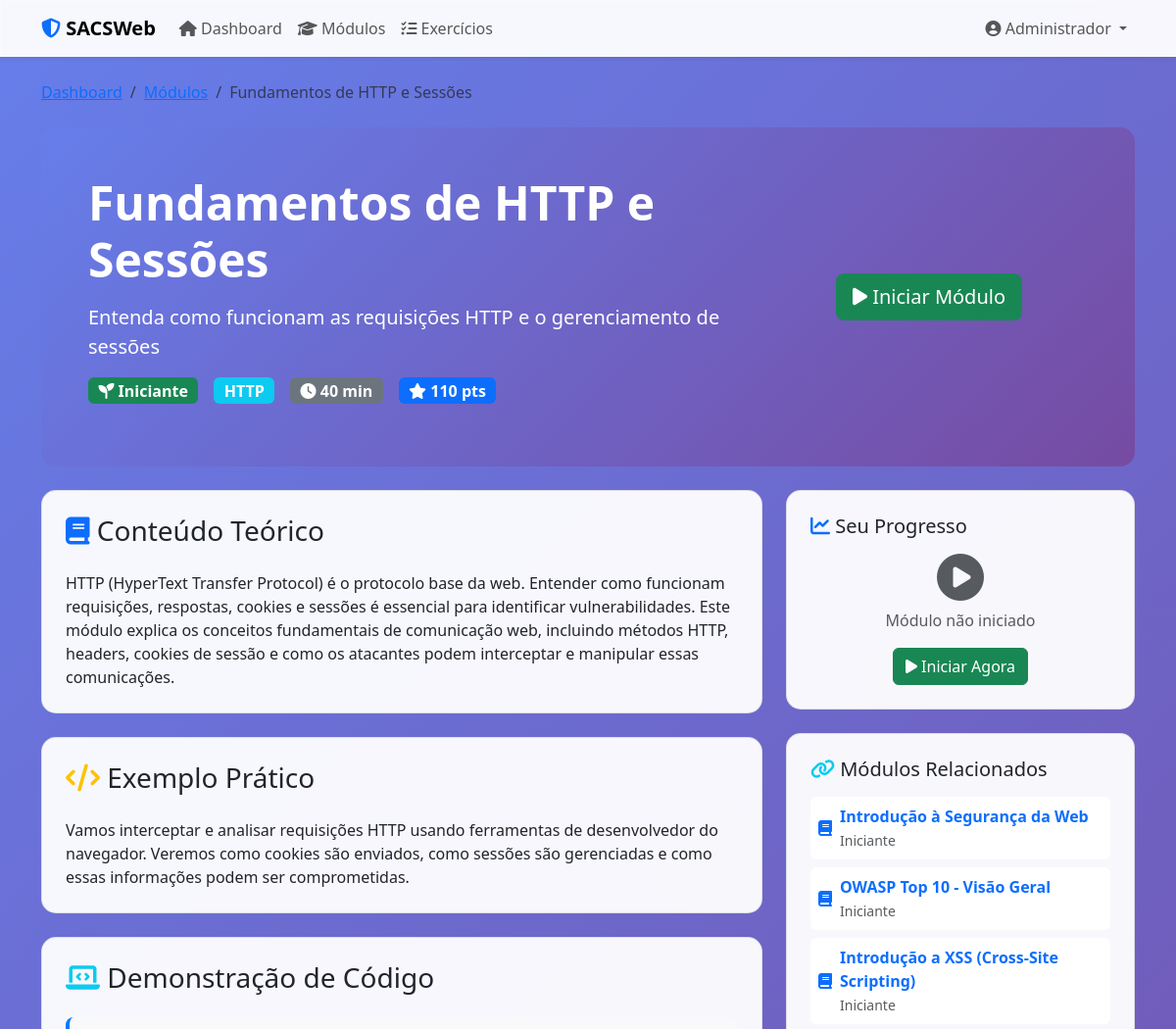
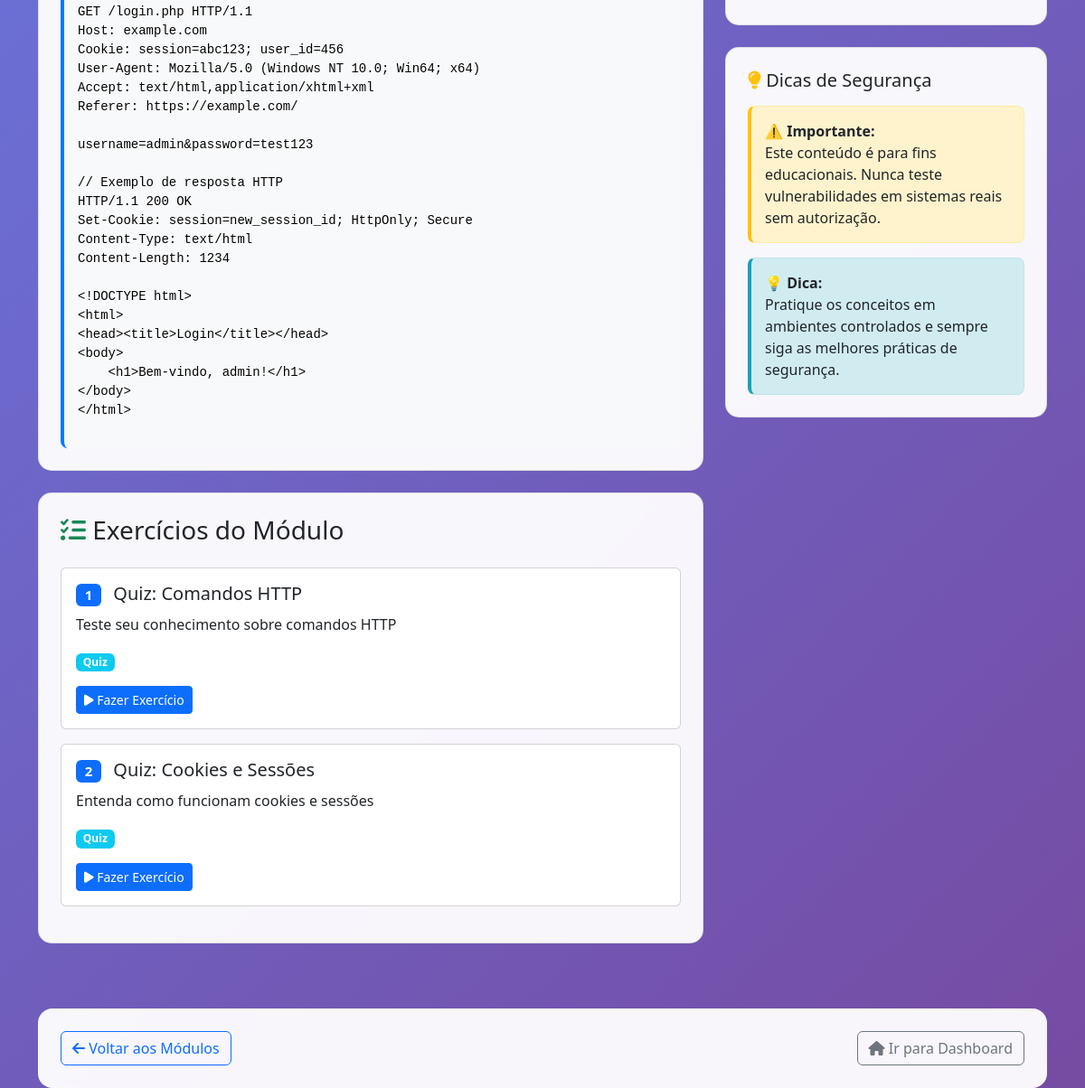
The app's page /website/modulo.php?id=3 (signed in) with its own data (2 pictures, top to bottom).
### tables this page shows
CREATE TABLE `usuarios` (
  `id` int(11) NOT NULL AUTO_INCREMENT,
  `nome` varchar(100) NOT NULL,
  `email` varchar(100) NOT NULL,
  `username` varchar(50) NOT NULL,
  `senha_hash` varchar(255) NOT NULL,
  `tipo_usuario` enum('admin','professor','aluno') NOT NULL DEFAULT 'aluno',
  `nivel_conhecimento` enum('iniciante','intermediario','avancado') DEFAULT 'iniciante',
  `data_cadastro` timestamp NOT NULL DEFAULT CURRENT_TIMESTAMP,
  `ultimo_acesso` timestamp NULL DEFAULT NULL,
  `ativo` tinyint(1) NOT NULL DEFAULT 1,
  PRIMARY KEY (`id`),
  UNIQUE KEY `uk_usuarios_email` (`email`),
  UNIQUE KEY `uk_usuarios_username` (`username`)
);

CREATE TABLE `modulos` (
  `id` int(11) NOT NULL AUTO_INCREMENT,
  `titulo` varchar(200) NOT NULL,
  `descricao` text NOT NULL,
  `nivel` enum('iniciante','intermediario','avancado') NOT NULL DEFAULT 'iniciante',
  `tipo_ataque` varchar(100) NOT NULL,
  `conteudo_teorico` longtext NOT NULL,
  `exemplo_pratico` longtext,
  `demonstracao_codigo` longtext,
  `linguagem_codigo` varchar(50) DEFAULT 'php',
  `tempo_estimado` int(11) DEFAULT 30,
  `pontos_maximos` int(11) DEFAULT 100,
  `ordem` int(11) NOT NULL DEFAULT 0,
  `ativo` tinyint(1) NOT NULL DEFAULT 1,
  `data_criacao` timestamp NOT NULL DEFAULT CURRENT_TIMESTAMP,
  PRIMARY KEY (`id`),
  KEY `idx_modulos_ordem` (`ordem`),
  KEY `idx_modulos_ativo` (`ativo`)
);

CREATE TABLE `exercicios` (
  `id` int(11) NOT NULL AUTO_INCREMENT,
  `modulo_id` int(11) NOT NULL,
  `titulo` varchar(200) NOT NULL,
  `descricao` text NOT NULL,
  `tipo` enum('quiz','codigo','teorico') NOT NULL DEFAULT 'quiz',
  `pergunta` text NOT NULL,
  `opcoes` json DEFAULT NULL,
  `resposta_correta` text NOT NULL,
  `explicacao` text,
  `pontos` int(11) NOT NULL DEFAULT 10,
  `tempo_estimado` int(11) DEFAULT 15,
  `ordem` int(11) NOT NULL DEFAULT 0,
  `ativo` tinyint(1) NOT NULL DEFAULT 1,
  PRIMARY KEY (`id`),
  KEY `idx_exercicios_modulo` (`modulo_id`),
  KEY `idx_exercicios_ordem` (`ordem`),
  CONSTRAINT `fk_exercicios_modulo` FOREIGN KEY (`modulo_id`) REFERENCES `modulos` (`id`) ON DELETE CASCADE
);

### website/modulo.php (the view, shortened to what the rows shown need)
<?php
$user = getCurrentUser();
$pdo = connectDatabase();
$modulo_id = (int)$_GET['id'];
$stmt = $pdo->prepare("
    SELECT m.*,
           COALESCE(p.progresso, 0) as progresso_usuario,
           p.data_inicio,
           p.data_conclusao,
           p.pontos_obtidos
    FROM modulos m
    LEFT JOIN progresso_usuario p ON m.id = p.modulo_id AND p.usuario_id = ?
    WHERE m.id = ?
");
$stmt->execute([$user['id'], $modulo_id]);
$modulo = $stmt->fetch();
$stmt = $pdo->prepare("
    SELECT * FROM exercicios
    WHERE modulo_id = ?
    ORDER BY ordem
");
$stmt->execute([$modulo_id]);
$exercicios = $stmt->fetchAll();
$stmt = $pdo->prepare("
    SELECT id, titulo, nivel
    FROM modulos
    WHERE nivel = ? AND id != ?
    ORDER BY ordem
    LIMIT 3
");
$stmt->execute([$modulo['nivel'], $modulo_id]);
$modulos_relacionados = $stmt->fetchAll();
?>
<!DOCTYPE html>
<html lang="pt-BR">
<head>
    <link href="https://cdn.jsdelivr.net/npm/bootstrap@5.3.7/dist/css/bootstrap.min.css" rel="stylesheet">
    <link href="https://cdnjs.cloudflare.com/ajax/libs/font-awesome/6.4.0/css/all.min.css" rel="stylesheet">
    <link href="https://cdnjs.cloudflare.com/ajax/libs/prism/1.29.0/themes/prism.min.css" rel="stylesheet">
</head>
<body>
    <nav class="navbar navbar-expand-lg bg-glass navbar-light shadow-sm">
        <div class="container">
            <div class="collapse navbar-collapse" id="navbarNav">
                <ul class="navbar-nav">
                    <li class="nav-item dropdown">
                        <a class="nav-link dropdown-toggle" href="#" role="button" data-bs-toggle="dropdown" aria-expanded="false">
                            <i class="fas fa-user-circle"></i> <?= htmlspecialchars($user['nome']) ?>
                        </a>
                    </li>
                </ul>
            </div>
        </div>
    </nav>
    <div class="container mt-4">
        <nav aria-label="breadcrumb" class="mb-4">
            <ol class="breadcrumb">
                <li class="breadcrumb-item"><a href="dashboard.php">Dashboard</a></li>
                <li class="breadcrumb-item"><a href="modulos.php">Módulos</a></li>
                <li class="breadcrumb-item active"><?= htmlspecialchars($modulo['titulo']) ?></li>
            </ol>
        </nav>
        <div class="module-header p-5 mb-4">
            <div class="row align-items-center">
                <div class="col-md-8">
                    <h1 class="display-5 fw-bold mb-3"><?= htmlspecialchars($modulo['titulo']) ?></h1>
                    <p class="lead mb-3"><?= htmlspecialchars($modulo['descricao']) ?></p>
                    <div class="d-flex flex-wrap gap-3 mb-3">
                        <span class="badge bg-<?= $modulo['nivel'] === 'iniciante' ? 'success' : ($modulo['nivel'] === 'intermediario' ? 'warning' : 'danger') ?> fs-6">
                            <i class="fas fa-<?= $modulo['nivel'] === 'iniciante' ? 'seedling' : ($modulo['nivel'] === 'intermediario' ? 'bolt' : 'shield-alt') ?>"></i>
                            <?= ucfirst($modulo['nivel']) ?>
                        </span>
                        <span class="badge bg-<?= $modulo['tipo_ataque'] === 'XSS' ? 'warning' : ($modulo['tipo_ataque'] === 'SQL Injection' ? 'danger' : 'info') ?> fs-6">
                            <?= htmlspecialchars($modulo['tipo_ataque']) ?>
                        </span>
                        <span class="badge bg-secondary fs-6">
                            <i class="fas fa-clock"></i> <?= $modulo['tempo_estimado'] ?> min
                        </span>
                        <span class="badge bg-primary fs-6">
                            <i class="fas fa-star"></i> <?= $modulo['pontos_maximos'] ?> pts
                        </span>
                    </div>
                </div>
            </div>
        </div>
        <div class="row">
            <div class="col-lg-8">
                <div class="content-section bg-glass p-4 mb-4">
                    <h3 class="mb-4">
                        <i class="fas fa-book text-primary"></i> Conteúdo Teórico
                    </h3>
                    <div class="conteudo-teorico">
                        <?= nl2br(htmlspecialchars($modulo['conteudo_teorico'])) ?>
                    </div>
                </div>
                <div class="content-section bg-glass p-4 mb-4">
                    <h3 class="mb-4">
                        <i class="fas fa-code text-warning"></i> Exemplo Prático
                    </h3>
                    <div class="exemplo-pratico">
                        <?= nl2br(htmlspecialchars($modulo['exemplo_pratico'])) ?>
                    </div>
                </div>
                <?php if (!empty($modulo['demonstracao_codigo'])): ?>
                <div class="content-section bg-glass p-4 mb-4">
                    <h3 class="mb-4">
                        <i class="fas fa-laptop-code text-info"></i> Demonstração de Código
                    </h3>
                    <div class="code-block">
                        <pre><code class="language-<?= $modulo['linguagem_codigo'] ?? 'html' ?>"><?= htmlspecialchars($modulo['demonstracao_codigo']) ?></code></pre>
                    </div>
                </div>
                <?php endif; ?>
                <?php if (!empty($exercicios)): ?>
                <div class="content-section bg-glass p-4 mb-4">
                    <?php foreach ($exercicios as $index => $exercicio): ?>
                    <div class="card mb-3">
                        <div class="card-body">
                            <h5 class="card-title">
                                <span class="badge bg-primary me-2"><?= $index + 1 ?></span>
                                <?= htmlspecialchars($exercicio['titulo']) ?>
                            </h5>
                            <p class="card-text"><?= htmlspecialchars($exercicio['descricao']) ?></p>
                            <?php if ($exercicio['tipo'] === 'quiz'): ?>
                                <span class="badge bg-info">Quiz</span>
                            <?php elseif ($exercicio['tipo'] === 'codigo'): ?>
                                <span class="badge bg-warning">Código</span>
                            <?php else: ?>
                                <span class="badge bg-secondary">Teórico</span>
                            <?php endif; ?>
                            <div class="mt-3">
                                <a href="exercicio.php?id=<?= $exercicio['id'] ?>" class="btn btn-primary btn-sm">
                                    <i class="fas fa-play"></i> Fazer Exercício
                                </a>
                            </div>
                        </div>
                    </div>
                    <?php endforeach; ?>
                </div>
                <?php endif; ?>
            </div>
            <div class="col-lg-4">
                <?php if (!empty($modulos_relacionados)): ?>
                <div class="content-section bg-glass p-4 mb-4">
                    <?php foreach ($modulos_relacionados as $mod_rel): ?>
                    <div class="d-flex align-items-center mb-2 p-2 bg-white rounded">
                        <div class="flex-shrink-0 me-2">
                            <i class="fas fa-book text-primary"></i>
                        </div>
                        <div class="flex-grow-1">
                            <a href="modulo.php?id=<?= $mod_rel['id'] ?>" class="text-decoration-none">
                                <div class="fw-bold"><?= htmlspecialchars($mod_rel['titulo']) ?></div>
                                <small class="text-muted"><?= ucfirst($mod_rel['nivel']) ?></small>
                            </a>
                        </div>
                    </div>
                    <?php endforeach; ?>
                </div>
                <?php endif; ?>
            </div>
        </div>
    </div>
</body>
</html>

### records on screen
usuarios: nome "Administrador"
modulos: titulo "Fundamentos de HTTP e Sessões", descricao "Entenda como funcionam as requisições HTTP e o gerenciamento de sessões", nivel "Iniciante", tipo_ataque "HTTP", tempo_estimado "40", pontos_maximos "110", conteudo_teorico "HTTP (HyperText Transfer Protocol) é o protocolo base da web. Entender como funcionam requisições, respostas, cookies e sessões é essencial para identificar vulnerabilidades. Este módulo explica os conceitos fundamentais de comunicação web, incluindo métodos HTTP, headers, cookies de sessão e como os atacantes podem interceptar e manipular essas comunicações.", exemplo_pratico "Vamos interceptar e analisar requisições HTTP usando ferramentas de desenvolvedor do navegador. Veremos como cookies são enviados, como sessões são gerenciadas e como essas informações podem ser comprometidas.", demonstracao_codigo "GET /login.php HTTP/1.1 Host: example.com Cookie: session=abc123; user_id=456 User-Agent: Mozilla/5.0 (Windows NT 10.0; Win64; x64) Accept: text/html,application/xhtml+xml Referer: https://example.com/ username=admin&password=test123 // Exemplo de resposta HTTP HTTP/1.1 200 OK Set-Cookie: session=new_session_id; HttpOnly; Secure Content-Type: text/html Content-Length: 1234 <!DOCTYPE html> <html> <head><title>Login</title></head> <body> <h1>Bem-vindo, admin!</h1> </body> </html>"
exercicios: titulo "Quiz: Comandos HTTP", descricao "Teste seu conhecimento sobre comandos HTTP", tipo "Quiz"
exercicios: titulo "Quiz: Cookies e Sessões", descricao "Entenda como funcionam cookies e sessões", tipo "Quiz"
modulos: titulo "Introdução à Segurança da Web", nivel "Iniciante"
modulos: titulo "OWASP Top 10 - Visão Geral", nivel "Iniciante"
modulos: titulo "Introdução a XSS (Cross-Site Scripting)", nivel "Iniciante"
